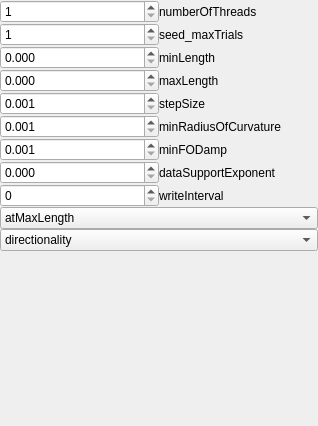
                 <widget class="QWidget" name="scrollAreaWidgetContents">
                  <property name="geometry">
                   <rect>
                    <x>0</x>
                    <y>0</y>
                    <width>318</width>
                    <height>426</height>
                   </rect>
                  </property>
                  <layout class="QGridLayout" name="gridLayout_7">
                   <property name="leftMargin">
                    <number>0</number>
                   </property>
                   <property name="topMargin">
                    <number>0</number>
                   </property>
                   <property name="rightMargin">
                    <number>0</number>
                   </property>
                   <property name="bottomMargin">
                    <number>0</number>
                   </property>
                   <property name="spacing">
                    <number>0</number>
                   </property>
                   <item row="0" column="0">
                    <layout class="QVBoxLayout" name="verticalLayout">
                     <property name="spacing">
                      <number>0</number>
                     </property>
                     <item>
                      <layout class="QGridLayout" name="gridLayout_8">
                       <property name="spacing">
                        <number>0</number>
                       </property>
                       <item row="8" column="1">
                        <widget class="QLabel" name="label_11">
                         <property name="text">
                          <string>dataSupportExponent</string>
                         </property>
                        </widget>
                       </item>
                       <item row="3" column="0">
                        <widget class="QDoubleSpinBox" name="txt_minLength">
                         <property name="decimals">
                          <number>3</number>
                         </property>
                         <property name="maximum">
                          <double>1000000.000000000000000</double>
                         </property>
                        </widget>
                       </item>
                       <item row="7" column="1">
                        <widget class="QLabel" name="txt_minFODamp_label">
                         <property name="text">
                          <string>minFODamp</string>
                         </property>
                        </widget>
                       </item>
                       <item row="5" column="0">
                        <widget class="QDoubleSpinBox" name="txt_stepSize">
                         <property name="decimals">
                          <number>3</number>
                         </property>
                         <property name="minimum">
                          <double>0.001000000000000</double>
                         </property>
                         <property name="maximum">
                          <double>10.000000000000000</double>
                         </property>
                         <property name="singleStep">
                          <double>0.001000000000000</double>
                         </property>
                        </widget>
                       </item>
                       <item row="9" column="0">
                        <widget class="QSpinBox" name="txt_writeInterval">
                         <property name="maximum">
                          <number>1000</number>
                         </property>
                        </widget>
                       </item>
                       <item row="5" column="1">
                        <widget class="QLabel" name="label_8">
                         <property name="text">
                          <string>stepSize</string>
                         </property>
                        </widget>
                       </item>
                       <item row="9" column="1">
                        <widget class="QLabel" name="label_14">
                         <property name="text">
                          <string>writeInterval</string>
                         </property>
                        </widget>
                       </item>
                       <item row="1" column="1">
                        <widget class="QLabel" name="label_27">
                         <property name="text">
                          <string>seed_maxTrials</string>
                         </property>
                        </widget>
                       </item>
                       <item row="8" column="0">
                        <widget class="QDoubleSpinBox" name="txt_dataSupportExponent">
                         <property name="decimals">
                          <number>3</number>
                         </property>
                         <property name="maximum">
                          <double>100.000000000000000</double>
                         </property>
                         <property name="singleStep">
                          <double>0.100000000000000</double>
                         </property>
                        </widget>
                       </item>
                       <item row="3" column="1">
                        <widget class="QLabel" name="label_12">
                         <property name="text">
                          <string>minLength</string>
                         </property>
                        </widget>
                       </item>
                       <item row="6" column="0">
                        <widget class="QDoubleSpinBox" name="txt_minRadiusOfCurvature">
                         <property name="decimals">
                          <number>3</number>
                         </property>
                         <property name="minimum">
                          <double>0.001000000000000</double>
                         </property>
                         <property name="maximum">
                          <double>10.000000000000000</double>
                         </property>
                         <property name="singleStep">
                          <double>0.001000000000000</double>
                         </property>
                         <property name="value">
                          <double>0.001000000000000</double>
                         </property>
                        </widget>
                       </item>
                       <item row="4" column="1">
                        <widget class="QLabel" name="label_13">
                         <property name="text">
                          <string>maxLength</string>
                         </property>
                        </widget>
                       </item>
                       <item row="4" column="0">
                        <widget class="QDoubleSpinBox" name="txt_maxLength">
                         <property name="decimals">
                          <number>3</number>
                         </property>
                         <property name="maximum">
                          <double>1000000.000000000000000</double>
                         </property>
                        </widget>
                       </item>
                       <item row="7" column="0">
                        <widget class="QDoubleSpinBox" name="txt_minFODamp">
                         <property name="decimals">
                          <number>3</number>
                         </property>
                         <property name="minimum">
                          <double>0.001000000000000</double>
                         </property>
                         <property name="maximum">
                          <double>1.000000000000000</double>
                         </property>
                         <property name="singleStep">
                          <double>0.001000000000000</double>
                         </property>
                         <property name="value">
                          <double>0.001000000000000</double>
                         </property>
                        </widget>
                       </item>
                       <item row="6" column="1">
                        <widget class="QLabel" name="label_9">
                         <property name="text">
                          <string>minRadiusOfCurvature</string>
                         </property>
                        </widget>
                       </item>
                       <item row="1" column="0">
                        <widget class="QSpinBox" name="txt_seed_maxTrials">
                         <property name="sizePolicy">
                          <sizepolicy hsizetype="Minimum" vsizetype="Fixed">
                           <horstretch>0</horstretch>
                           <verstretch>0</verstretch>
                          </sizepolicy>
                         </property>
                         <property name="minimum">
                          <number>1</number>
                         </property>
                         <property name="maximum">
                          <number>100000</number>
                         </property>
                        </widget>
                       </item>
                       <item row="0" column="0">
                        <widget class="QSpinBox" name="txt_numberOfThreads">
                         <property name="minimum">
                          <number>1</number>
                         </property>
                         <property name="maximum">
                          <number>1000000</number>
                         </property>
                        </widget>
                       </item>
                       <item row="0" column="1">
                        <widget class="QLabel" name="txt_numberOfThreads_label">
                         <property name="text">
                          <string>numberOfThreads</string>
                         </property>
                        </widget>
                       </item>
                      </layout>
                     </item>
                     <item>
                      <widget class="QComboBox" name="txt_atMaxLength">
                       <item>
                        <property name="text">
                         <string>atMaxLength</string>
                        </property>
                       </item>
                       <item>
                        <property name="text">
                         <string>stop</string>
                        </property>
                       </item>
                       <item>
                        <property name="text">
                         <string>discard</string>
                        </property>
                       </item>
                      </widget>
                     </item>
                     <item>
                      <widget class="QComboBox" name="txt_directionality">
                       <item>
                        <property name="text">
                         <string>directionality</string>
                        </property>
                       </item>
                       <item>
                        <property name="text">
                         <string>one_sided</string>
                        </property>
                       </item>
                       <item>
                        <property name="text">
                         <string>two_sided</string>
                        </property>
                       </item>
                      </widget>
                     </item>
                     <item>
                      <spacer name="verticalSpacer_4">
                       <property name="orientation">
                        <enum>Qt::Vertical</enum>
                       </property>
                       <property name="sizeType">
                        <enum>QSizePolicy::Expanding</enum>
                       </property>
                       <property name="sizeHint" stdset="0">
                        <size>
                         <width>20</width>
                         <height>0</height>
                        </size>
                       </property>
                      </spacer>
                     </item>
                    </layout>
                   </item>
                  </layout>
                 </widget>
